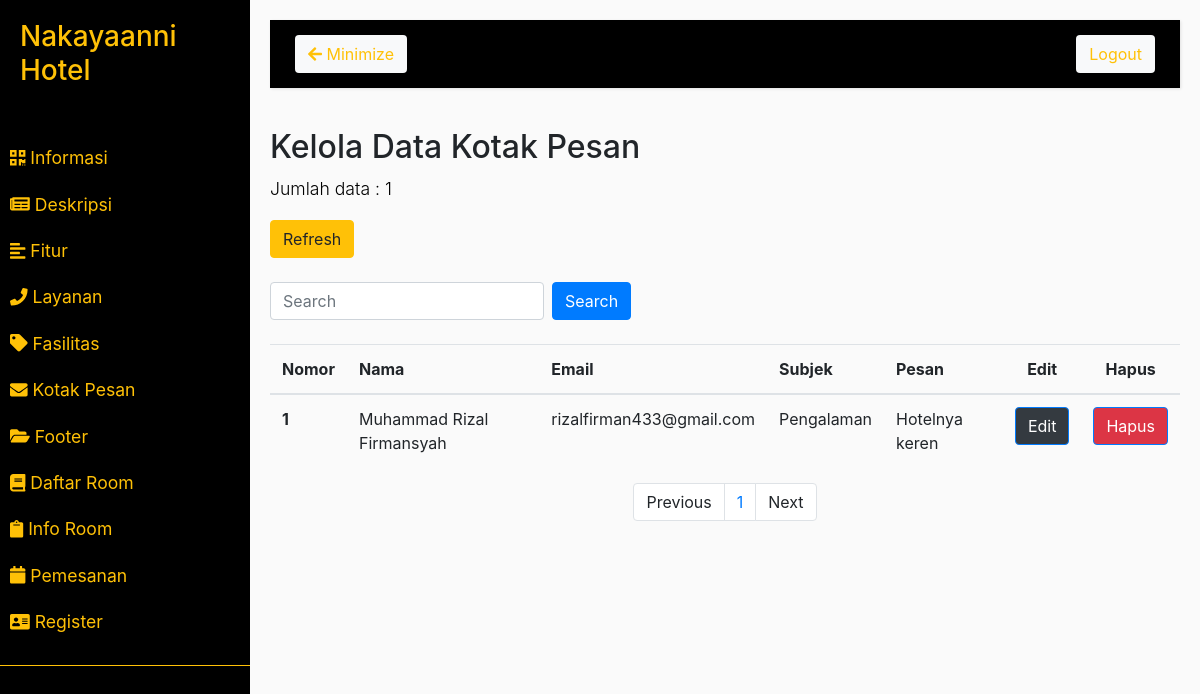
The app's page /admin/daftar/kontak.php with its own data.
### tables this page shows
CREATE TABLE `tb_kontak` (
  `id_kontak` int(5) NOT NULL,
  `nama` varchar(50) DEFAULT NULL,
  `email` varchar(30) DEFAULT NULL,
  `subjek` varchar(30) DEFAULT NULL,
  `pesan` varchar(50) DEFAULT NULL
);

### function.php (called while the page is built, shortened)
<?php
    require("connect.php");
    function query($query)
    {
        global $conn;
        $result = mysqli_query($conn, $query);
        $rows = [];
        while ($row = mysqli_fetch_assoc($result)) {
            $rows[] = $row;
        }
        return $rows;
    }
    function limitkotakpesan()
    {
        global $conn;
        $query = "SELECT * FROM tb_kontak";
        $result = mysqli_query($conn, $query);
        $jumlah_data = mysqli_num_rows($result);
        return $jumlah_data;
    }
    function pagingkotakpesan($halaman_awal, $batas)
    {
        global $conn;
        $query = "SELECT * FROM tb_kontak LIMIT $halaman_awal, $batas ";
        $result = mysqli_query($conn, $query);
        $rows = [];
        while ($row = mysqli_fetch_assoc($result)) {
            $rows[] = $row;
        }
        return $rows;
    }
?>

### admin/daftar/kontak.php (the view, shortened to what this page needs)
<?php
    require_once('../../connect.php');
    require_once('../../function.php');
    require_once('../section/header.php');
    require_once('../section/sidebar.php');
    $jml_kontak = query("SELECT COUNT(id_kontak) as 'kontak' FROM tb_kontak")[0];
?>
    <h2>Kelola Data Kotak Pesan</h2>
    <p>Jumlah data : <?php echo $jml_kontak['kontak']; ?></p>
    <a class="btn btn-warning" href="kontak.php">Refresh</a>
    <br><br>
    <form class="form-inline" action="" method="POST">
        <input type="text" name="keyword" class="form-control mr-sm-2" type="search" placeholder="Search" aria-label="Search">
        <button type="submit" class="btn btn-primary my-2 my-sm-0" name="cari">Search</button>
    </form>
    <br>
    <table class="table">
        <thead class="thead-info">
            <tr>
                <th>Nomor</th>
                <th>Nama</th>
                <th>Email</th>
                <th>Subjek</th>
                <th>Pesan</th>
                <th class="text-center">Edit</th>
                <th class="text-center">Hapus</th>
            </tr>
        </thead>
        <tbody>
        <?php
            $batas = 5;
            $halaman = isset($_GET['halaman']) ? (int)$_GET['halaman'] : 1;
            $halaman_awal = ($halaman > 1) ? ($halaman * $batas) - $batas : 0;
            $previous = $halaman - 1;
            $next = $halaman + 1;
            $jumlah_data = limitkotakpesan();
            $total_halaman = ceil($jumlah_data / $batas);
            $jml_informasi = pagingkotakpesan($halaman_awal, $batas);
            $no = $halaman_awal + 1;
            foreach ($jml_informasi as $hasil) {
        ?>
                <tr>
                    <th scope="row"><?php echo $no; ?></th>
                    <td><?php echo $hasil['nama']; ?></td>
                    <td><?php echo $hasil['email']; ?></td>
                    <td><?php echo $hasil['subjek']; ?></td>
                    <td><?php echo $hasil['pesan']; ?></td>
                    <td class="text-center"><a class="btn btn-primary bg-dark" href="updatekontak.php?id=<?php echo $hasil['id_kontak']; ?>">Edit</a></td>
                    <td class="text-center"><a class="btn btn-primary bg-danger" href="hapuskontak.php?id=<?php echo $hasil['id_kontak']; ?>" onclick=" return confirm ('Apakah anda ingin menghapus data ini?');">Hapus</a>
                </tr>
        <?php
                $no++;
            }
        ?>
        </tbody>
    </table>
    <nav>
        <ul class="pagination justify-content-center">
            <li class="page-item">
                <a class="page-link" <?php if ($halaman > 1) {
                    echo "href='kontak.php?halaman=$previous'";
                } ?>>Previous</a>
            </li>
            <?php for ($x = 1; $x <= $total_halaman; $x++) { ?>
                <li class="page-item"><a class="page-link" href="kontak.php?halaman=<?php echo $x ?>"><?php echo $x; ?></a></li>
            <?php } ?>
            <li class="page-item">
                <a class="page-link" <?php if ($halaman < $total_halaman) {
                    echo "href='kontak.php?halaman=$next'";
                } ?>>Next</a>
            </li>
        </ul>
    </nav>
</div>
</div>
<?php
require_once('../section/footer.php');
?>

### admin/section/header.php (style rules this page uses)
body { background: #fafafa; }
p { font-size: 1.1em; font-weight: 300; line-height: 1.7em; color: #000000; }
a, a:hover, a:focus { color: inherit; text-decoration: none; transition: all 0.3s; }

### records on screen
tb_kontak: nama "Muhammad Rizal Firmansyah", email "rizalfirman433@gmail.com", subjek "Pengalaman", pesan "Hotelnya keren"

### other values on screen
$jml_kontak['kontak'] "1"
